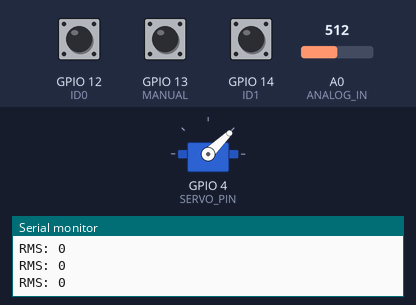
Simulated run of this sketch. Board: ESP8266 (Wemos D1 mini). On the bench: servo, the last lines printed to the serial monitor. The test bench sets the inputs (shaded band); at power-on: A0 (ANALOG_IN) = 512, GPIO 12 (ID0) HIGH, GPIO 13 (MANUAL) HIGH, GPIO 14 (ID1) HIGH. WiFi joins after 1.5 s; servers stay silent unless stated.

Above: at 3.8 s.
3.9 s: A0 (ANALOG_IN) set to 538
5.4 s: A0 (ANALOG_IN) set to 565
At 6.6 s:
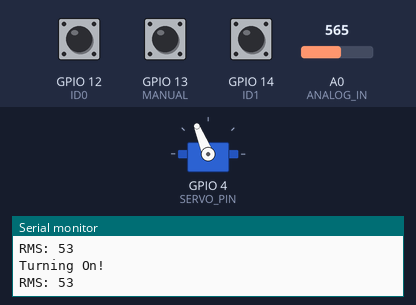
6.9 s: A0 (ANALOG_IN) set to 511
At 13.1 s:
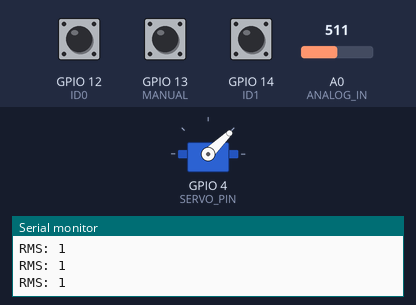
Timing chart, 0 to 14.6 s (numbered marks = the images above; inputs shaded):
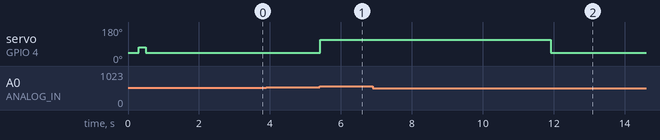

The sketch:

DustCollectorServo.ino
```cpp
/* Dust Collector Remote
 *
 * Used to turn on/off the dust collector via WiFi from remotes at each machine
 * This program is the remote control.
 * A separate program runs at the dust collector. Remotes are located by each machine
 * so the collection system can be turned on conveniently.
 *
 * This version detects a machine being turned on via an ACS712 current sensor.
 * It monitors the RMS current and when it goes over a threshold sends a message to turn on the dust collector.
 *
 * Each machine has a separate ID programmable by DIP switch or shunts.
 *
 * Written by Doug Kimber
 */

// This program is to be uploaded onto the ESP8266 arduino.
// Board type is LOLIN(WEMOS) D1 R2 & mini


#include <ESP8266WiFi.h>
#include <Servo.h>

#define ROTATION 270

#if ROTATION == 270
// 270 degree servo values
#define MIN_ROT 1000
#define MAX_ROT 1700    // 1667 is calculated value, but go a little extra for mechanical slop
#else
// Assume 180 degree servo if not 270
#define MIN_ROT 1000
#define MAX_ROT 2000    //
#endif

#define AP_SSID "DustCollector"
#define AP_PWD "Breathe"

#define PORT 23

// Info for the servo that controls the blast gate
#define SERVO_PIN 4
Servo GateServo;

// Analog input pin for current measurements
#define ANALOG_IN A0

// Digital Pins that set the ID (0 to 3) for this node
// The Node ID is not used in the current version
#define ID0 12
#define ID1 14
#define MANUAL 13   // Manual activation pin

int NodeID; // ID of this node (0-3), set by jumpers. For future use.

// Number of samples to include in the average
#define AVG_COUNT 10

// Zero current Analog In value
#define ZERO_CURRENT 512

// Current Threshold - turn on above this value
#define CUR_THRESH 40

// Set these to match the Dust Collector Relay
char APssid[] = AP_SSID;
char APpassword[] = AP_PWD;
int port = PORT;

// Heartbeat variables
unsigned long LastHB;     // Time in mS since last heartbeat
#define HB_INTERVAL 300  // Interval in mS between heartbeats
char HB[] = "HB\n";

// Flag to indicate we were just on
bool CollectorOn;

int Status = WL_IDLE_STATUS;
IPAddress Server( 192, 168, 10, 2 );    // Dust Collector Relay
#define RETRIES 100

// declare telnet client (do NOT put in setup())
WiFiClient Telnet;

void ConnectTelnet()
{
  if( Telnet.connect( Server, 23 ) )
  {
    Serial.println( "Telnet Connected" );
    Telnet.setNoDelay( true );
  }
  else
  {
    Serial.println( "Telnet Connection Failed!" );
  }
}

void ConnectWiFi()
{
  WiFi.setAutoConnect( true );
  delay( 100 );
  //WiFi.setAutoConnect( false );     // Reconnect via code
  WiFi.setSleepMode( WIFI_NONE_SLEEP );
  delay( 100 );
  WiFi.hostname( "APssid" );        // This is necessary, but not clear why
  delay( 100 );
  WiFi.disconnect();
  delay( 100 );
  WiFi.begin( APssid );             // Connect to the network

  delay( 1000 );  // Forum suggestion to avoid connection drops

  Serial.print("Connecting to ");
  Serial.print( APssid ); Serial.println(" ...");

  // Wait for the Wi-Fi to connect. This can take a while
  int i = 0;
  while( (WiFi.status() != WL_CONNECTED) && ( i < RETRIES ) )
  {
    delay(200);
    Serial.print(++i); Serial.print('_');
    i++;
  }
  if( i >= RETRIES )
     return;

  Serial.println('\n');
  Serial.println("Connection, ");
  Serial.print("IP:\t");
  Serial.println( WiFi.localIP() );         // Send the IP address of the ESP8266 to the computer

  delay( 100 );
}

// Read the current from the ACS712 sensor.
// An RMS value is returned
int GetRMScurrent()
{
  float Sum = 0;
  float Sample;
  int i;

   for( i = 0; i < AVG_COUNT; i++ )
   {
     Sample = analogRead( ANALOG_IN ) - ZERO_CURRENT; // Get the sample, subtract the 0 offset
     Sample = Sample * Sample;    // Square the value to make it positive
     Sum = Sum + Sample;
     delay( 1 );    // Wait 1 mS before getting the next sample
   }

   Sum = Sum / AVG_COUNT;   // Get the average of the squared values
   return( sqrt( Sum ) );     // and return the root mean square
}

void setup()
{
  Serial.begin(115200);         // Start the Serial communication to send messages to the computer
  delay(100);
  Serial.println("Setting Up!\n");

  // Set Up the Node ID pins and calculate the Node ID
  pinMode( ID0, INPUT_PULLUP );
  pinMode( ID1, INPUT_PULLUP );
  pinMode( MANUAL, INPUT_PULLUP );

  Serial.print( "ID0:" ); Serial.println( digitalRead( ID0 ) );
  Serial.print( "ID1:" ); Serial.println( digitalRead( ID1 ) );
  Serial.print( "Manual:" ); Serial.println( digitalRead( MANUAL ) );

  NodeID = 0;
  NodeID = NodeID + digitalRead( ID0 );
  NodeID = NodeID + ( (digitalRead( ID1 ) << 1 ) & 0x02 );
  NodeID = NodeID & 0x03; // Invert. No connects pulled high. Need jumper to pulldown.

  Serial.print( "Node ID: " );
  Serial.println( NodeID );

  GateServo.attach( SERVO_PIN );
  GateServo.writeMicroseconds( MIN_ROT );    // Starting position ball valve closed

  // Rotate the valve a bit so we know the servo is working
  delay( 200 );
  GateServo.writeMicroseconds( MIN_ROT + 300 );    // Open a bit
  delay( 200 );
  GateServo.writeMicroseconds( MIN_ROT );    // Starting position ball valve closed

  CollectorOn = false;

  Telnet.setNoDelay( true );
  ConnectWiFi();

  LastHB = millis();

}

long loopCount = 0;

void loop()
{
  unsigned long HoldTime;

  // In Case of a WiFi disconnection, reconnect
  if( WiFi.status() != WL_CONNECTED )
  {
    ConnectWiFi();
  }
  else
  {
    if( !Telnet.connected() )
    {
      ConnectTelnet();
    }
  }

  // Are there characters coming from the server?
  while( Telnet.available() )
  {
    char c = Telnet.read(); // Ignore them. They are there to maintain the connection
  }

  // Do we need to send a heartbeat?
  if( ( millis() - LastHB ) > HB_INTERVAL )
  {
    Telnet.print( HB );
    Telnet.flush();
    LastHB = millis();
  }

  int RMS = GetRMScurrent();
  Serial.println();
  Serial.print( "RMS: ");
  Serial.println( RMS );

  // Is the machine turned on? I.e., is it pulling any current?
  // Or has the manual override been activated?
  if( ( GetRMScurrent() > CUR_THRESH ) || ( digitalRead( MANUAL ) == 0 ) )
  {
    GateServo.writeMicroseconds( MAX_ROT ); // Open the blast gate
    Telnet.print( "DustFree\n");
    Telnet.flush();
    Serial.println("Turning On!" );
    CollectorOn = true;
  }
  else
  {
    if( CollectorOn == true )
    {
        // Keep vacuum on a while to clear hoses
      HoldTime = millis();
      while( ( millis() - HoldTime ) < 5000 )
      {
        if( ( millis() - LastHB ) > HB_INTERVAL )
        {
          Telnet.print( HB );
          Telnet.flush();
          LastHB = millis();
        }
      }
      //delay( 5000 );
      GateServo.writeMicroseconds( MIN_ROT );  // Close the blast gate
      Telnet.print( "Dusty\n");
      Telnet.flush();
    }
    Telnet.print( "Dusty\n");
    Telnet.flush();
    CollectorOn = false;
  }
#ifdef SHOW_MANUAL
  // Wait a small amount of time. Note that GetRMScurrent takes > 100mS
  //delay( 10 );
  if( ( loopCount++ % 100 ) == 0 )
  {
    Serial.print(".");
    Serial.print( "Manual:" ); Serial.println( digitalRead( MANUAL ) );
  }
#endif
}
```

Measured:
- the behaviour switches between 552 and 553 on A0 (ANALOG_IN) (found by bisection; images 0 and 1)
- after the input at 5.4 s, servo on GPIO 4 (SERVO_PIN): 44° → 112° at once
- after the input at 6.9 s, servo on GPIO 4 (SERVO_PIN): 112° → 44° after 5.0 s
